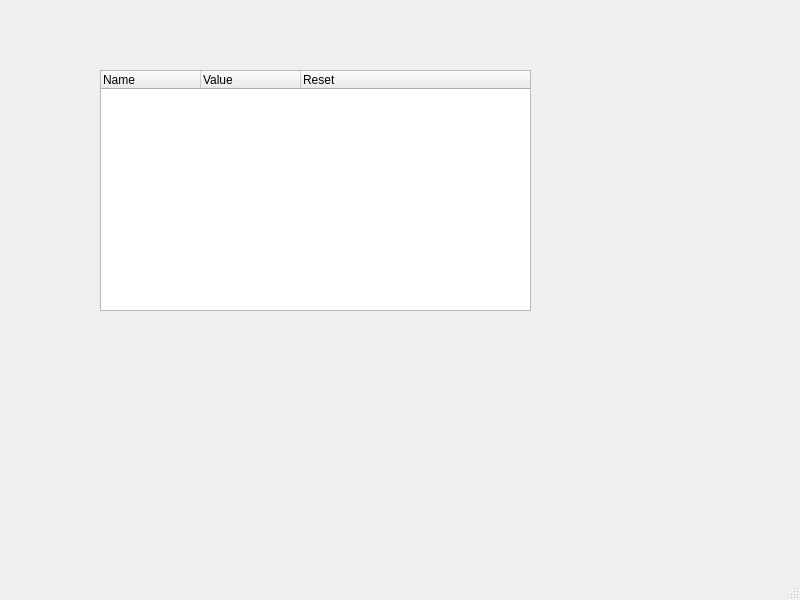
<?xml version="1.0" encoding="UTF-8"?>
<ui version="4.0">
 <class>MainWindow</class>
 <widget class="QMainWindow" name="MainWindow">
  <property name="geometry">
   <rect>
    <x>0</x>
    <y>0</y>
    <width>800</width>
    <height>600</height>
   </rect>
  </property>
  <property name="windowTitle">
   <string>MainWindow</string>
  </property>
  <widget class="QWidget" name="centralwidget">
   <widget class="QTreeWidget" name="treeWidget">
    <property name="geometry">
     <rect>
      <x>100</x>
      <y>70</y>
      <width>431</width>
      <height>241</height>
     </rect>
    </property>
    <column>
     <property name="text">
      <string>Name</string>
     </property>
    </column>
    <column>
     <property name="text">
      <string>Value</string>
     </property>
    </column>
    <column>
     <property name="text">
      <string>Reset</string>
     </property>
    </column>
   </widget>
  </widget>
  <widget class="QMenuBar" name="menubar">
   <property name="geometry">
    <rect>
     <x>0</x>
     <y>0</y>
     <width>800</width>
     <height>21</height>
    </rect>
   </property>
  </widget>
  <widget class="QStatusBar" name="statusbar"/>
 </widget>
 <resources/>
 <connections/>
</ui>
